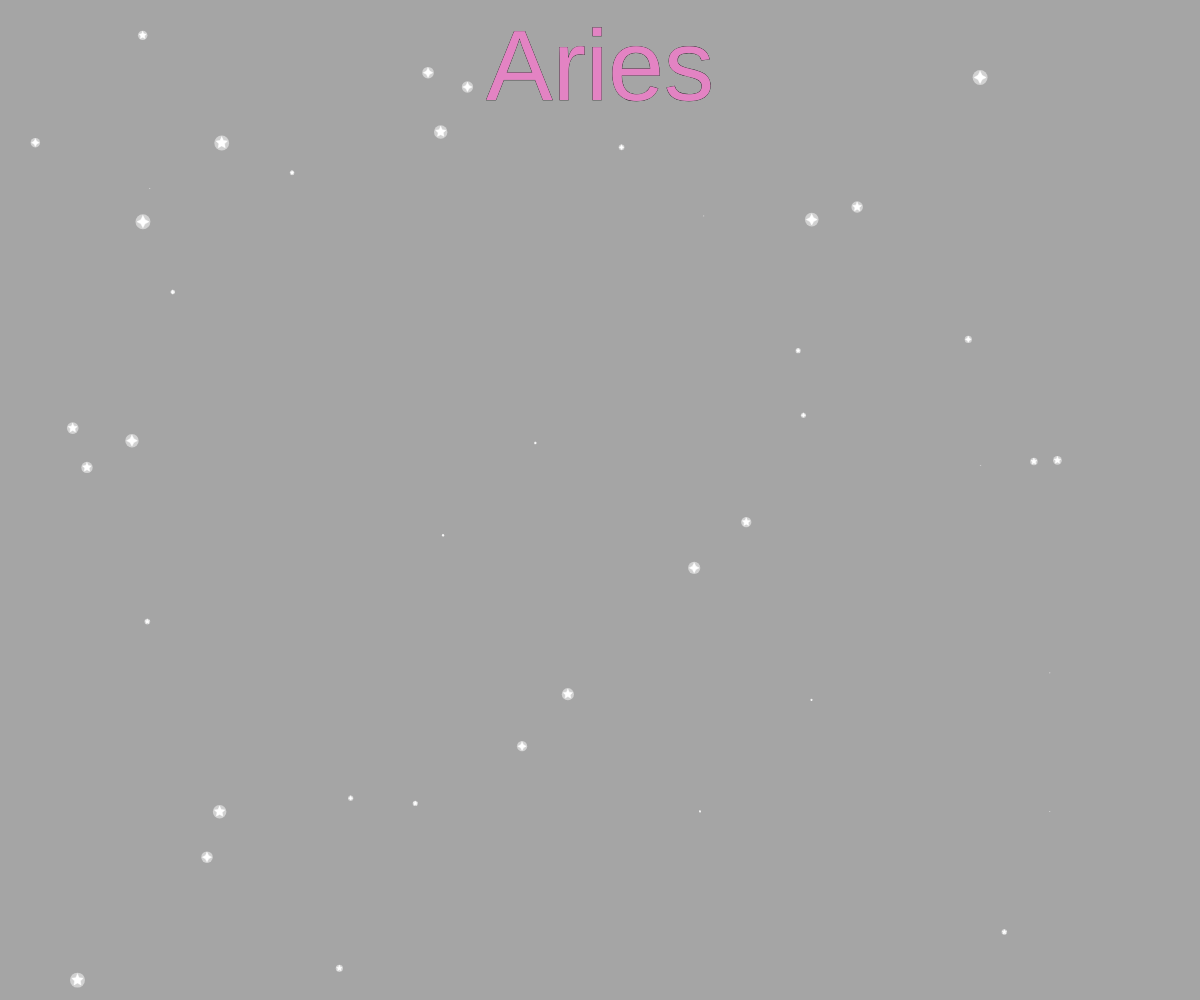
Frame 1 (no input)
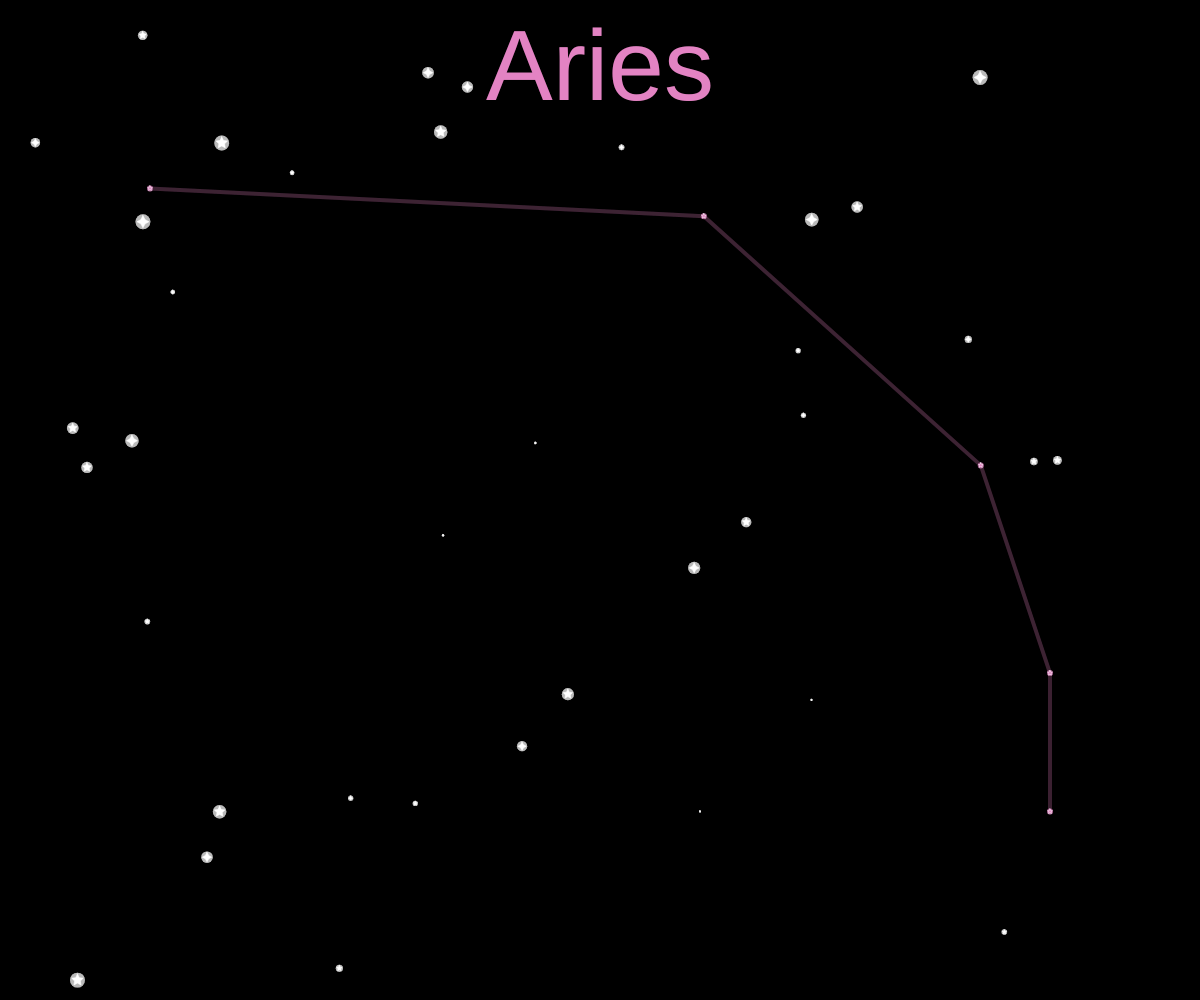
Frame 60 (no input)
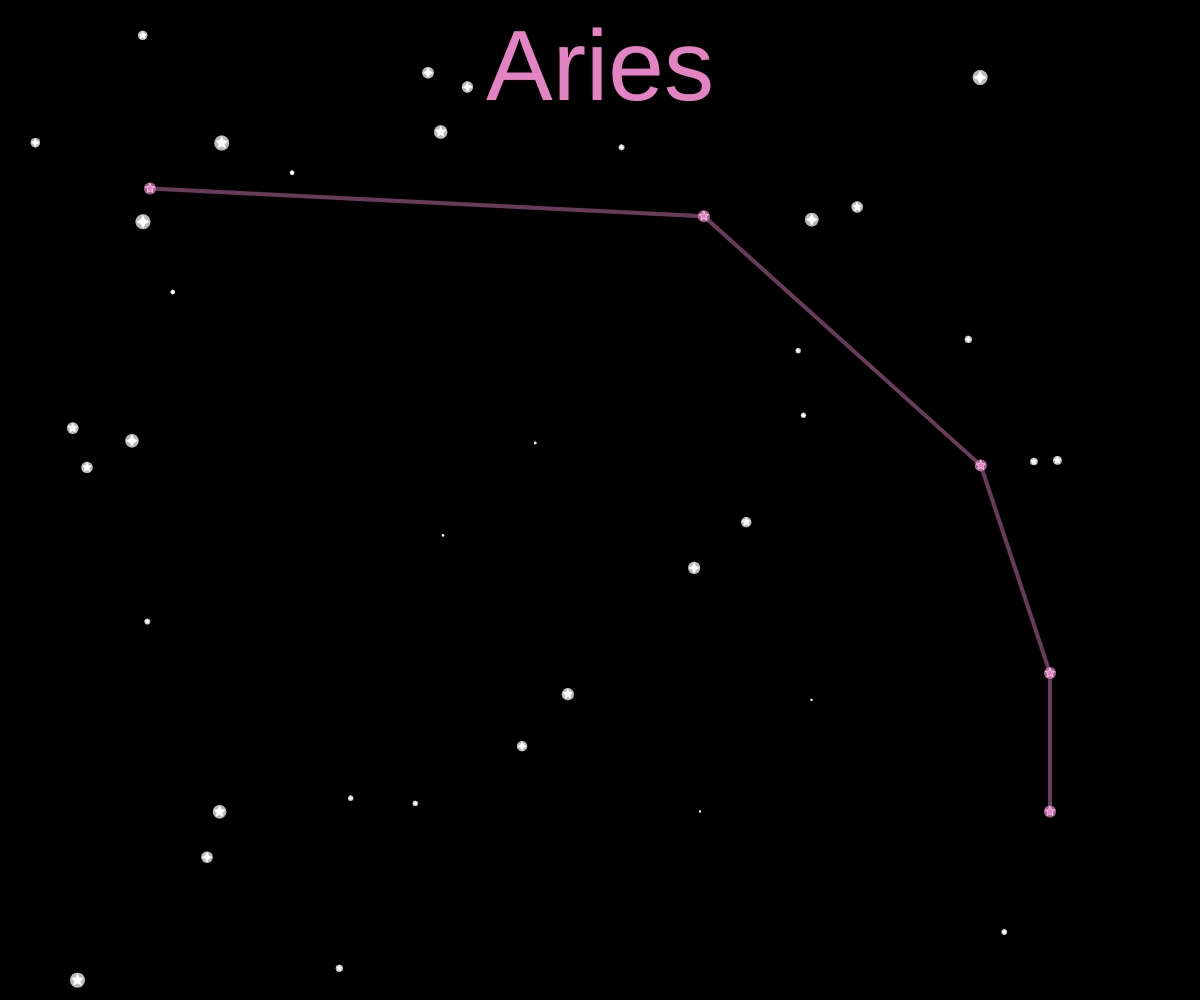
Frame 120 (the mouse pressed at the canvas centre since frame 60)

The p5.js sketch that drew these frames (run headless with seeded random() and noise() and a simulated clock; from frame 60 on, the mouse is pressed at the canvas centre):

// p5.js sketch
// ── sketch.js
var stars = [];
var starsNum = 20;

var starryNum = 0;

var constellations;

function setup() {  
  createCanvas(windowWidth, windowHeight);
  for (let i = 0; i < starsNum; i++) {
    const x = random(width);
    const y = random(height);
    const size = random(1, 15);
    stars.push(new Star(x, y, 5, size, size, [255, 255, 255]));
    stars.push(new Star(y, x, 4, size, size, [255, 255, 255]));
  }
  
  constellations = [];
  
  for (const key in coordinates){
    constellations.push(new Constellation(key, coordinates[key].coords, coordinates[key].lines, coordinates[key].color));
  }
}

function draw() {
   background(0, 90);

  for (let i = 0; i < stars.length; i++) {
    stars[i].display();
  }
  
  constellations[starryNum].display();
  
  if (constellations[starryNum].is_done()){
    constellations[starryNum].reset()
    starryNum = (starryNum + 1) % Object.keys(constellations).length;
  }
}
// ── constellation.js
class Constellation {
  constructor(name, coords, lines, color) {
    this.coords = coords;
    this.lines = lines;
    const starSize = this.scale();
    this.translate();
    this.stars = [];
    this.color = color;
    for (let c = 0; c < this.coords.length; c++) {
      this.stars.push(new Star(coords[c][0], coords[c][1], 5, 0, starSize, this.color))
    }
    this.name = name;
    this.lineWeight = 4;
  }

  display() {
    stroke(0);
    textSize(height / 10);
    fill(...this.color);
    textAlign(CENTER);
    text(this.name, width / 2, height / 10);
    this.drawLines();
    for (let s = 0; s < this.stars.length; s++) {
      this.stars[s].update();
      this.stars[s].checkEdge();
      this.stars[s].display();
    }

  }

  drawLines() {
    const half = this.stars[0].size / 2;
    for (let paths = 0; paths < this.lines.length; paths++) {
      let coordOne = 0;
      let coordTwo = 2;
      while (coordTwo < this.lines[paths].length) {
        const coordOneX = this.lines[paths][coordOne];
        const coordOneY = this.lines[paths][coordOne + 1];
        const coordTwoX = this.lines[paths][coordTwo];
        const coordTwoY = this.lines[paths][coordTwo + 1];
        stroke(...this.color, 2 * half / 25 * 125);
        strokeWeight(this.lineWeight);
        line(coordOneX, coordOneY, coordTwoX, coordTwoY);
        coordOne = coordTwo;
        coordTwo += 2;
      }
    }
  }

  reset() {
    for (let s = 0; s < this.stars.length; s++) {
      this.stars[s].reset();
    }
  }

  is_done() {
    return this.stars[0].isDone();
  }

  translate() {
    const [centerX, centerY] = this.getCenter();
    const diffX = width / 2 - centerX;
    const diffY = height / 2 - centerY;
    for (let c = 0; c < this.coords.length; c++) {
      this.coords[c][0] += diffX;
      this.coords[c][1] += diffY;
    }

    for (let paths = 0; paths < this.lines.length; paths++) {
      let coordIndex = 0;
      while (coordIndex < this.lines[paths].length) {
        this.lines[paths][coordIndex] += diffX;
        this.lines[paths][coordIndex + 1] += diffY;
        coordIndex += 2;
      }
    }

  }

  getCenter() {
    let minX = this.coords[0][0];
    let maxX = this.coords[0][0];
    let minY = this.coords[0][1];
    let maxY = this.coords[0][1];
    for (let c = 1; c < this.coords.length; c++) {
      minX = min(this.coords[c][0], minX);
      maxX = max(this.coords[c][0], maxX);
      minY = min(this.coords[c][1], minY);
      maxY = max(this.coords[c][1], maxY);
    }
    return [(minX + maxX) / 2, (minY + maxY) / 2];
  }

  scale() {
    const scalingFactor = this.scaleFactor();
    for (let c = 0; c < this.coords.length; c++) {
      this.coords[c][0] *= scalingFactor;
      this.coords[c][1] *= scalingFactor;
    }

    let min_dist = 0;
    for (let paths = 0; paths < this.lines.length; paths++) {
      let coordIndex = 0;
      while (coordIndex < this.lines[paths].length) {
        this.lines[paths][coordIndex] *= scalingFactor;
        this.lines[paths][coordIndex + 1] *= scalingFactor;
        if (coordIndex >= 2) {
          const val = this.distance(this.lines[paths][coordIndex - 2],
            this.lines[paths][coordIndex - 1],
            this.lines[paths][coordIndex],
            this.lines[paths][coordIndex + 1]
          )
          if (min_dist === 0){
            min_dist = val;
          } else if (val < min_dist){
            min_dist = val
          }
        }
        coordIndex += 2;
      }
    }
    return Math.floor(2 * min_dist / 3)
  }

  scaleFactor() {
    let minX = this.coords[0][0];
    let maxX = this.coords[0][0];
    let minY = this.coords[0][1];
    let maxY = this.coords[0][1];
    for (let c = 1; c < this.coords.length; c++) {
      minX = min(this.coords[c][0], minX);
      maxX = max(this.coords[c][0], maxX);
      minY = min(this.coords[c][1], minY);
      maxY = max(this.coords[c][1], maxY);
    }
    const windowHeight = (height - (height / 10)) * 0.75;
    const windowWidth = width * 0.75;
    const constellationHeight = maxY - minY;
    const constellationWidth = maxX - minX;
    return min(windowHeight / constellationHeight, windowWidth / constellationWidth);
  }

  distance(x1, y1, x2, y2) {
    return Math.sqrt(Math.pow(x1 - x2, 2) + Math.pow(y1 - y2, 2))
  }
}
// ── constellationData.js
const coordinates = {
  'Aries': {
    coords: [[100, 200], [300, 210], [400, 300], 
             [425, 375], [425, 425]],
    lines: [[100, 200, 300, 210, 
             400, 300, 425, 375, 
             425, 425]],
    color: [227, 131, 195]
  },
  'Taurus':{
    coords:[[150, 100], [220, 160], [260, 225], 
            [270, 275], [325, 325], [270, 350], 
            [300, 380], [100, 150], [200, 250], 
            [235, 265], [400, 325], [405, 350], 
            [405, 380]],
    lines: [[150, 100, 220, 160, 
             260, 225, 270, 275, 
             325, 325, 270, 350, 
             300, 380], 
            [100, 150, 200, 250, 
             235, 265, 270, 275], 
            [325, 325, 400, 325, 
             405, 350, 405, 380]],
    color: [241, 131, 177]
  },
  'Gemini':{
    coords: [[150, 250], [180, 200], [250, 200], 
             [340, 160], [475, 100], [140, 150], 
             [250, 300], [200, 385], [340, 350], 
             [425, 450], [300, 500], [250, 100], 
             [475, 300], [500, 400], [550, 335], 
             [600, 350], [625, 310]],
    lines: [[150, 250, 180, 200, 
             250, 200, 340, 160, 
             475, 100], 
            [140, 150, 180, 200, 
             250, 300, 200, 385, 
             300, 500],
            [250, 300, 340, 350, 
             425, 450],
            [250, 100, 340, 160, 
             475, 300, 500, 400],
            [475, 300, 550, 335, 
             600, 350, 625, 310]],
    color: [255, 151, 147]
  },
  'Cancer': {
    coords: [[100, 200], [110, 300], [105, 350], 
             [150, 450], [175, 500], [50, 400]],
    lines: [[100, 200, 110, 300, 
             105, 350, 150, 450, 
             175, 500], 
            [105, 350, 50, 400]],
    color: [255, 164, 125]
  },
  'Leo': {
    coords: [[75, 350], [200, 225], [425, 250], 
             [425, 175], [550, 100], [675, 75], 
             [650, 180], [580, 160], [480, 300], 
             [250, 325], [200, 375], [250, 500], 
             [480, 390]] ,
    lines: [[75, 350, 200, 225, 
             425, 250, 425, 175, 
             550, 100, 675, 75, 
             650, 180, 580, 160, 
             480, 300, 250, 325, 
             200, 375, 250, 500], 
            [550, 100, 580, 160],
            [75, 350, 250, 325], 
            [200, 225, 250, 325], 
            [425, 250, 480, 300], 
            [480, 300, 480, 390]],
    color: [178, 244, 157]
  },
  'Virgo': {
    coords: [[100, 350], [200, 300], [300, 310], 
             [450, 275], [525, 250], [600, 215], 
             [610, 175], [550, 150],
             [400, 230], [375, 150],
             [375, 350], [350, 420],
             [125, 430], [220, 400]],
    lines: [[100, 350, 200, 300, 
             300, 310, 450, 275, 
             525, 250, 600, 215, 
             610, 175, 550, 150, 
             525, 250], 
            [450, 275, 400, 230, 
             375, 150], 
            [450, 275, 375, 350, 
             350, 420], 
            [125, 430, 220, 400, 
             300, 310]],
    color: [121, 210, 200]
  },
  'Libra': {
    coords: [[100, 200], [180, 250], [300, 200], 
             [400, 100], [500, 200], [450, 400], 
             [270, 450], [265, 500]],
    lines: [[100, 200, 180, 250, 
             300, 200, 400, 100, 
             500, 200, 450, 400, 
             270, 450, 265, 500], 
            [400, 100, 450, 400]],
    color: [148, 217, 228]
  },
  'Scorpio':{
    coords:[[210, 290], [175, 280], [160, 325], 
            [160, 375], [210, 400], [262.5, 362.5], 
            [325, 325], [300, 300], [280, 250], 
            [300, 200], [320, 150], [375, 125], 
            [400, 75], [425, 100], [410, 150]],
    lines: [[210, 290, 175, 280, 
             160, 325, 160, 375, 
             210, 400, 262.5, 362.5, 
             325, 325, 300, 300, 
             280, 250, 300, 200, 
             320, 150, 375, 125, 
             400, 75], 
            [375, 125, 425, 100], 
            [375, 125, 410, 150]],
    color: [168, 201, 255]
  },
  'Sagittarius':{
    coords:[[100, 100], [50, 150], [150, 300], 
            [200, 305], [300, 200], [350, 75], 
            [25, 330], [40, 450], [350, 300], 
            [450, 325], [350, 425], [390, 475]],
    lines: [[100, 100, 50, 150, 
             150, 300, 200, 305, 
             300, 200, 350, 75], 
            [150, 300, 25, 330, 
             40, 450], 
            [300, 200, 350, 300, 
             450, 325], 
            [350, 300, 350, 425, 
             390, 475]],
    color: [77, 216, 255]
  },
  'Capricorn': {
    coords: [[400, 250], [670, 70], [700, 50], 
             [650, 240], [470, 480], [450, 500], 
             [200, 350], [100, 220], [140, 225], 
             [200, 230]],
    lines:[[400, 250, 670, 70, 
            700, 50, 650, 240, 
            470, 480, 450, 500, 
            200, 350, 100, 220, 
            140, 225, 200, 230, 
            400, 250]],
    color: [92, 154, 255]
  },
  'Aquarius':{
    coords: [[100, 425], [135, 300], [175, 500], 
             [200, 400], [225, 375], [250, 275], 
             [150, 250], [375, 285], [450, 175], 
             [375, 100], [350, 125], [375, 175], 
             [550, 325], [675, 450], [375, 375]],
    lines: [[100, 425, 135, 300, 
             150, 250, 250, 275, 
             225, 375, 200, 400, 
             135, 300, 175, 500],
            [675, 450, 550, 325, 
             450, 175, 375, 100, 
             350, 125, 375, 175, 
             450, 175, 375, 285, 
             250, 275], 
            [375, 375, 550, 325] ],
    color: [176, 140, 254]
  },
  'Pisces': {
    coords: [[100, 50], [75, 125], [125, 150], 
             [175, 280], [125, 360], [175, 430], 
             [175, 525], [225, 500], [250, 450], 
             [290, 435], [340, 390], [385, 380], 
             [500, 325], [575, 275], [625, 200], 
             [700, 265], [650, 320], [600, 325]],
    lines: [[100, 50, 75, 125, 
             125, 150, 175, 280, 
             125, 360, 175, 430, 
             175, 525, 225, 500, 
             250, 450, 290, 435, 
             340, 390, 385, 380, 
             500, 325, 575, 275, 
             625, 200, 700, 265, 
             650, 320, 600, 325, 
             575, 275]],
    color: [183, 129, 215]
  }
}
// ── star.js
class Star {
  constructor(centerX, centerY, numPoints, startSize, endSize, color){
    this.centerX = centerX;
    this.centerY = centerY;
    this.startSize = startSize
    this.endSize = endSize;
    this.size = startSize;
    this.color = color;
    this.numPoints = numPoints;
    
    this.splus = 0;
    this.soffset = 0.001;
    this.timer = 0;
    this.grow = true;
    this.pulse = false;
  }
  
  drawVertices(){
    let angle = TWO_PI / this.numPoints;
    let halfAngle = angle / 2.0;
    const longRadius = this.size * 0.8 / 2;
    const shortRadius = this.size * 0.8 / 4;
    for (let a = 0; a < TWO_PI; a += angle) {
      let sx = this.centerX + cos(a - TWO_PI/4) * longRadius;
      let sy = this.centerY + sin(a - TWO_PI/4) * longRadius;
      vertex(sx, sy);
      sx = this.centerX + cos(a + halfAngle - TWO_PI/4) * shortRadius;
      sy = this.centerY + sin(a + halfAngle - TWO_PI/4) * shortRadius;
      vertex(sx, sy);
    }
  }
  
  display(){
    strokeWeight(0);
    fill(...this.color, 125);
    circle(this.centerX, this.centerY, this.size);
    stroke(255);
    strokeWeight(0.5);
    fill(...this.color);
    beginShape();
    this.drawVertices();
    endShape(CLOSE);
  }
  
  update() {
    if (this.grow) {
      this.size += 0.1
    }
    if (this.size >= this.endSize){
      this.size = this.endSize
      this.grow = false
      this.pulse = true
    }
    if (this.pulse){
      this.splus += this.soffset * 2;
      this.size -= this.splus;
      this.timer += 0.005;
    }
    if (this.timer >= 2.5){
      this.pulse = false;
    }
    if (!this.grow && !this.pulse){
      this.size -= 0.1;
    }
  }

  checkEdge(){
    if (this.pulse){
      if (this.splus >= 0.1 || this.splus <= -0.1) {
        this.soffset *= -1;
      }
    }
  }
  
  isDone(){
    if (!this.grow && this.size <= 0){
      return true;
    }
    return false;
  }
  
  reset(){
    this.timer = 0;
    this.grow = true;
    this.pulse = false;
    this.size = 0;
    this.splus = 0;
    this.soffset = 0.001;
  }
}
